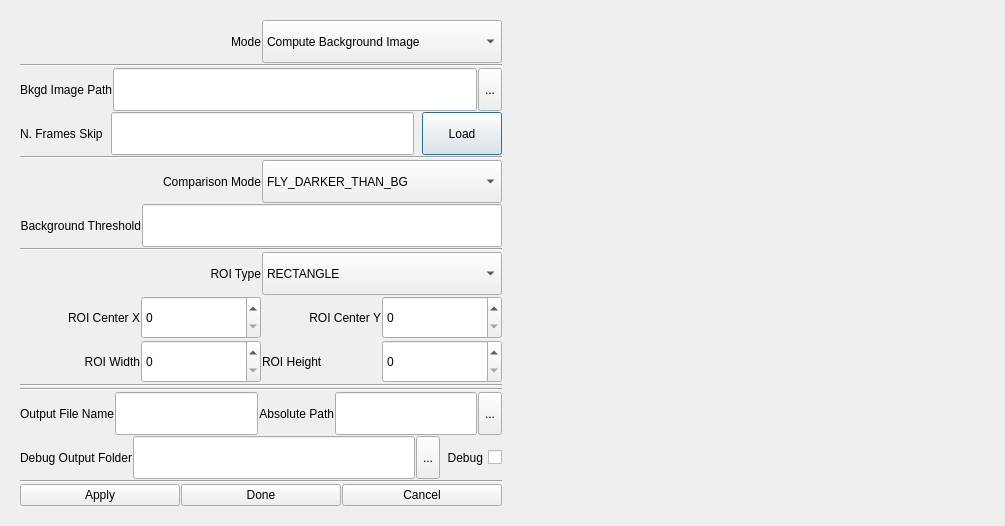
<?xml version="1.0" encoding="UTF-8"?>
<ui version="4.0">
 <class>FlyTrackPluginDialog</class>
 <widget class="QDialog" name="FlyTrackPluginDialog">
  <property name="geometry">
   <rect>
    <x>0</x>
    <y>0</y>
    <width>1005</width>
    <height>526</height>
   </rect>
  </property>
  <property name="sizePolicy">
   <sizepolicy hsizetype="Expanding" vsizetype="Expanding">
    <horstretch>0</horstretch>
    <verstretch>0</verstretch>
   </sizepolicy>
  </property>
  <property name="minimumSize">
   <size>
    <width>907</width>
    <height>472</height>
   </size>
  </property>
  <property name="windowTitle">
   <string>Fly Track Settings</string>
  </property>
  <layout class="QHBoxLayout" name="horizontalLayout_2">
   <item>
    <layout class="QHBoxLayout" name="mainHorizontalLayout">
     <property name="sizeConstraint">
      <enum>QLayout::SetNoConstraint</enum>
     </property>
     <item>
      <widget class="QWidget" name="controlsWidget" native="true">
       <property name="sizePolicy">
        <sizepolicy hsizetype="Preferred" vsizetype="MinimumExpanding">
         <horstretch>0</horstretch>
         <verstretch>0</verstretch>
        </sizepolicy>
       </property>
       <property name="minimumSize">
        <size>
         <width>500</width>
         <height>500</height>
        </size>
       </property>
       <property name="maximumSize">
        <size>
         <width>800</width>
         <height>16777215</height>
        </size>
       </property>
       <layout class="QVBoxLayout" name="verticalLayout_4">
        <item>
         <layout class="QVBoxLayout" name="controlsVerticalLayout">
          <property name="spacing">
           <number>1</number>
          </property>
          <item>
           <layout class="QHBoxLayout" name="horizontalLayout_4">
            <property name="sizeConstraint">
             <enum>QLayout::SetMinimumSize</enum>
            </property>
            <property name="topMargin">
             <number>0</number>
            </property>
            <property name="rightMargin">
             <number>0</number>
            </property>
            <property name="bottomMargin">
             <number>0</number>
            </property>
            <item>
             <widget class="QLabel" name="computeBgModeLabel">
              <property name="text">
               <string>Mode</string>
              </property>
              <property name="alignment">
               <set>Qt::AlignRight|Qt::AlignTrailing|Qt::AlignVCenter</set>
              </property>
             </widget>
            </item>
            <item>
             <widget class="QComboBox" name="computeBgModeComboBox">
              <property name="sizePolicy">
               <sizepolicy hsizetype="Preferred" vsizetype="Preferred">
                <horstretch>0</horstretch>
                <verstretch>0</verstretch>
               </sizepolicy>
              </property>
              <item>
               <property name="text">
                <string>Compute Background Image</string>
               </property>
              </item>
              <item>
               <property name="text">
                <string>Track Fly</string>
               </property>
              </item>
             </widget>
            </item>
           </layout>
          </item>
          <item>
           <widget class="Line" name="line_6">
            <property name="orientation">
             <enum>Qt::Horizontal</enum>
            </property>
           </widget>
          </item>
          <item>
           <layout class="QHBoxLayout" name="bgImageFilePathHorizontalLayout">
            <item>
             <widget class="QLabel" name="bgImageFilePathLabel">
              <property name="sizePolicy">
               <sizepolicy hsizetype="Preferred" vsizetype="Preferred">
                <horstretch>0</horstretch>
                <verstretch>0</verstretch>
               </sizepolicy>
              </property>
              <property name="layoutDirection">
               <enum>Qt::RightToLeft</enum>
              </property>
              <property name="text">
               <string>Bkgd Image Path</string>
              </property>
              <property name="alignment">
               <set>Qt::AlignRight|Qt::AlignTrailing|Qt::AlignVCenter</set>
              </property>
             </widget>
            </item>
            <item>
             <widget class="QLineEdit" name="bgImageFilePathLineEdit">
              <property name="sizePolicy">
               <sizepolicy hsizetype="Expanding" vsizetype="Preferred">
                <horstretch>0</horstretch>
                <verstretch>0</verstretch>
               </sizepolicy>
              </property>
             </widget>
            </item>
            <item>
             <widget class="QToolButton" name="bgImageFilePathToolButton">
              <property name="sizePolicy">
               <sizepolicy hsizetype="Preferred" vsizetype="Preferred">
                <horstretch>0</horstretch>
                <verstretch>0</verstretch>
               </sizepolicy>
              </property>
              <property name="text">
               <string>...</string>
              </property>
             </widget>
            </item>
           </layout>
          </item>
          <item>
           <layout class="QHBoxLayout" name="bgSampleHorizontalLayout">
            <property name="spacing">
             <number>8</number>
            </property>
            <item>
             <widget class="QLabel" name="nFramesSkipLabel">
              <property name="text">
               <string>N. Frames Skip</string>
              </property>
             </widget>
            </item>
            <item>
             <widget class="QLineEdit" name="nFramesSkipLineEdit">
              <property name="sizePolicy">
               <sizepolicy hsizetype="Expanding" vsizetype="Preferred">
                <horstretch>0</horstretch>
                <verstretch>0</verstretch>
               </sizepolicy>
              </property>
             </widget>
            </item>
            <item>
             <widget class="QPushButton" name="loadBgPushButton">
              <property name="sizePolicy">
               <sizepolicy hsizetype="Preferred" vsizetype="Preferred">
                <horstretch>0</horstretch>
                <verstretch>0</verstretch>
               </sizepolicy>
              </property>
              <property name="text">
               <string>Load</string>
              </property>
             </widget>
            </item>
           </layout>
          </item>
          <item>
           <widget class="Line" name="line">
            <property name="orientation">
             <enum>Qt::Horizontal</enum>
            </property>
           </widget>
          </item>
          <item>
           <layout class="QHBoxLayout" name="horizontalLayout_9">
            <item>
             <widget class="QLabel" name="flyVsBgModeLabel">
              <property name="layoutDirection">
               <enum>Qt::RightToLeft</enum>
              </property>
              <property name="text">
               <string>Comparison Mode</string>
              </property>
              <property name="alignment">
               <set>Qt::AlignRight|Qt::AlignTrailing|Qt::AlignVCenter</set>
              </property>
             </widget>
            </item>
            <item>
             <widget class="QComboBox" name="flyVsBgModeComboBox">
              <property name="sizePolicy">
               <sizepolicy hsizetype="Preferred" vsizetype="Preferred">
                <horstretch>0</horstretch>
                <verstretch>0</verstretch>
               </sizepolicy>
              </property>
              <item>
               <property name="text">
                <string>FLY_DARKER_THAN_BG</string>
               </property>
              </item>
              <item>
               <property name="text">
                <string>FLY_BRIGHTER_THAN_BG</string>
               </property>
              </item>
              <item>
               <property name="text">
                <string>FLY_ANY_DIFFERENCE_BG</string>
               </property>
              </item>
             </widget>
            </item>
           </layout>
          </item>
          <item>
           <layout class="QHBoxLayout" name="horizontalLayout_10">
            <item>
             <widget class="QLabel" name="backgroundThresholdLabel">
              <property name="layoutDirection">
               <enum>Qt::RightToLeft</enum>
              </property>
              <property name="text">
               <string>Background Threshold</string>
              </property>
              <property name="alignment">
               <set>Qt::AlignRight|Qt::AlignTrailing|Qt::AlignVCenter</set>
              </property>
             </widget>
            </item>
            <item>
             <widget class="QLineEdit" name="backgroundThresholdLineEdit">
              <property name="sizePolicy">
               <sizepolicy hsizetype="Expanding" vsizetype="Preferred">
                <horstretch>0</horstretch>
                <verstretch>0</verstretch>
               </sizepolicy>
              </property>
              <property name="text">
               <string/>
              </property>
             </widget>
            </item>
           </layout>
          </item>
          <item>
           <widget class="Line" name="line_2">
            <property name="orientation">
             <enum>Qt::Horizontal</enum>
            </property>
           </widget>
          </item>
          <item>
           <layout class="QHBoxLayout" name="horizontalLayout_11">
            <item>
             <widget class="QLabel" name="roiTypeLabel">
              <property name="layoutDirection">
               <enum>Qt::RightToLeft</enum>
              </property>
              <property name="text">
               <string>ROI Type</string>
              </property>
              <property name="alignment">
               <set>Qt::AlignRight|Qt::AlignTrailing|Qt::AlignVCenter</set>
              </property>
             </widget>
            </item>
            <item>
             <widget class="QComboBox" name="roiTypeComboBox">
              <property name="sizePolicy">
               <sizepolicy hsizetype="Preferred" vsizetype="Preferred">
                <horstretch>0</horstretch>
                <verstretch>0</verstretch>
               </sizepolicy>
              </property>
              <item>
               <property name="text">
                <string>RECTANGLE</string>
               </property>
              </item>
             </widget>
            </item>
           </layout>
          </item>
          <item>
           <layout class="QHBoxLayout" name="horizontalLayout_12">
            <item>
             <widget class="QLabel" name="roiCenterXLabel">
              <property name="layoutDirection">
               <enum>Qt::RightToLeft</enum>
              </property>
              <property name="text">
               <string>ROI Center X</string>
              </property>
              <property name="alignment">
               <set>Qt::AlignRight|Qt::AlignTrailing|Qt::AlignVCenter</set>
              </property>
             </widget>
            </item>
            <item>
             <widget class="QSpinBox" name="roiCenterXSpinBox">
              <property name="sizePolicy">
               <sizepolicy hsizetype="Minimum" vsizetype="Preferred">
                <horstretch>0</horstretch>
                <verstretch>0</verstretch>
               </sizepolicy>
              </property>
              <property name="maximum">
               <number>999999999</number>
              </property>
             </widget>
            </item>
            <item>
             <widget class="QLabel" name="roiCenterYLabel">
              <property name="layoutDirection">
               <enum>Qt::RightToLeft</enum>
              </property>
              <property name="text">
               <string>ROI Center Y</string>
              </property>
              <property name="alignment">
               <set>Qt::AlignRight|Qt::AlignTrailing|Qt::AlignVCenter</set>
              </property>
             </widget>
            </item>
            <item>
             <widget class="QSpinBox" name="roiCenterYSpinBox">
              <property name="sizePolicy">
               <sizepolicy hsizetype="Minimum" vsizetype="Preferred">
                <horstretch>0</horstretch>
                <verstretch>0</verstretch>
               </sizepolicy>
              </property>
              <property name="maximum">
               <number>999999999</number>
              </property>
             </widget>
            </item>
           </layout>
          </item>
          <item>
           <layout class="QHBoxLayout" name="horizontalLayout_13">
            <item>
             <widget class="QLabel" name="roiWidthLabel">
              <property name="layoutDirection">
               <enum>Qt::RightToLeft</enum>
              </property>
              <property name="text">
               <string>ROI Width</string>
              </property>
              <property name="alignment">
               <set>Qt::AlignRight|Qt::AlignTrailing|Qt::AlignVCenter</set>
              </property>
             </widget>
            </item>
            <item>
             <widget class="QSpinBox" name="roiWidthSpinBox">
              <property name="sizePolicy">
               <sizepolicy hsizetype="Minimum" vsizetype="Preferred">
                <horstretch>0</horstretch>
                <verstretch>0</verstretch>
               </sizepolicy>
              </property>
              <property name="maximum">
               <number>999999999</number>
              </property>
             </widget>
            </item>
            <item>
             <widget class="QLabel" name="ROIHeightLabel">
              <property name="text">
               <string>ROI Height</string>
              </property>
             </widget>
            </item>
            <item>
             <widget class="QSpinBox" name="ROIHeightSpinBox">
              <property name="sizePolicy">
               <sizepolicy hsizetype="Minimum" vsizetype="Preferred">
                <horstretch>0</horstretch>
                <verstretch>0</verstretch>
               </sizepolicy>
              </property>
             </widget>
            </item>
           </layout>
          </item>
          <item>
           <widget class="Line" name="line_3">
            <property name="orientation">
             <enum>Qt::Horizontal</enum>
            </property>
           </widget>
          </item>
          <item>
           <widget class="Line" name="line_4">
            <property name="orientation">
             <enum>Qt::Horizontal</enum>
            </property>
           </widget>
          </item>
          <item>
           <layout class="QHBoxLayout" name="horizontalLayout_16">
            <item>
             <widget class="QLabel" name="logFileNameLabel">
              <property name="text">
               <string>Output File Name</string>
              </property>
             </widget>
            </item>
            <item>
             <widget class="QLineEdit" name="logFileNameLineEdit">
              <property name="sizePolicy">
               <sizepolicy hsizetype="Expanding" vsizetype="Preferred">
                <horstretch>0</horstretch>
                <verstretch>0</verstretch>
               </sizepolicy>
              </property>
             </widget>
            </item>
            <item>
             <widget class="QLabel" name="logFilePathLabel">
              <property name="layoutDirection">
               <enum>Qt::RightToLeft</enum>
              </property>
              <property name="text">
               <string>Absolute Path</string>
              </property>
              <property name="alignment">
               <set>Qt::AlignRight|Qt::AlignTrailing|Qt::AlignVCenter</set>
              </property>
             </widget>
            </item>
            <item>
             <widget class="QLineEdit" name="logFilePathLineEdit">
              <property name="sizePolicy">
               <sizepolicy hsizetype="Expanding" vsizetype="Preferred">
                <horstretch>0</horstretch>
                <verstretch>0</verstretch>
               </sizepolicy>
              </property>
             </widget>
            </item>
            <item>
             <widget class="QToolButton" name="logFilePathToolButton">
              <property name="sizePolicy">
               <sizepolicy hsizetype="Preferred" vsizetype="Preferred">
                <horstretch>0</horstretch>
                <verstretch>0</verstretch>
               </sizepolicy>
              </property>
              <property name="text">
               <string>...</string>
              </property>
             </widget>
            </item>
           </layout>
          </item>
          <item>
           <layout class="QHBoxLayout" name="horizontalLayout_17">
            <item>
             <widget class="QLabel" name="tmpOutDirLabel">
              <property name="layoutDirection">
               <enum>Qt::RightToLeft</enum>
              </property>
              <property name="text">
               <string>Debug Output Folder</string>
              </property>
              <property name="alignment">
               <set>Qt::AlignRight|Qt::AlignTrailing|Qt::AlignVCenter</set>
              </property>
             </widget>
            </item>
            <item>
             <widget class="QLineEdit" name="tmpOutDirLineEdit">
              <property name="sizePolicy">
               <sizepolicy hsizetype="Expanding" vsizetype="Preferred">
                <horstretch>0</horstretch>
                <verstretch>0</verstretch>
               </sizepolicy>
              </property>
             </widget>
            </item>
            <item>
             <widget class="QToolButton" name="tmpOutDirToolButton">
              <property name="sizePolicy">
               <sizepolicy hsizetype="Preferred" vsizetype="Preferred">
                <horstretch>0</horstretch>
                <verstretch>0</verstretch>
               </sizepolicy>
              </property>
              <property name="text">
               <string>...</string>
              </property>
             </widget>
            </item>
            <item>
             <widget class="QCheckBox" name="DEBUGCheckBox">
              <property name="sizePolicy">
               <sizepolicy hsizetype="Minimum" vsizetype="Preferred">
                <horstretch>0</horstretch>
                <verstretch>0</verstretch>
               </sizepolicy>
              </property>
              <property name="layoutDirection">
               <enum>Qt::RightToLeft</enum>
              </property>
              <property name="text">
               <string>Debug</string>
              </property>
             </widget>
            </item>
           </layout>
          </item>
          <item>
           <widget class="Line" name="line_5">
            <property name="orientation">
             <enum>Qt::Horizontal</enum>
            </property>
           </widget>
          </item>
          <item>
           <layout class="QHBoxLayout" name="buttonHorizontalLayout">
            <item>
             <widget class="QPushButton" name="applyPushButton">
              <property name="sizePolicy">
               <sizepolicy hsizetype="Preferred" vsizetype="Fixed">
                <horstretch>0</horstretch>
                <verstretch>0</verstretch>
               </sizepolicy>
              </property>
              <property name="text">
               <string>Apply</string>
              </property>
             </widget>
            </item>
            <item>
             <widget class="QPushButton" name="donePushButton">
              <property name="sizePolicy">
               <sizepolicy hsizetype="Preferred" vsizetype="Fixed">
                <horstretch>0</horstretch>
                <verstretch>0</verstretch>
               </sizepolicy>
              </property>
              <property name="text">
               <string>Done</string>
              </property>
             </widget>
            </item>
            <item>
             <widget class="QPushButton" name="cancelPushButton">
              <property name="sizePolicy">
               <sizepolicy hsizetype="Preferred" vsizetype="Fixed">
                <horstretch>0</horstretch>
                <verstretch>0</verstretch>
               </sizepolicy>
              </property>
              <property name="text">
               <string>Cancel</string>
              </property>
             </widget>
            </item>
           </layout>
          </item>
         </layout>
        </item>
       </layout>
      </widget>
     </item>
     <item>
      <widget class="QLabel" name="previewImageLabel">
       <property name="sizePolicy">
        <sizepolicy hsizetype="Expanding" vsizetype="Expanding">
         <horstretch>0</horstretch>
         <verstretch>0</verstretch>
        </sizepolicy>
       </property>
       <property name="minimumSize">
        <size>
         <width>500</width>
         <height>500</height>
        </size>
       </property>
       <property name="baseSize">
        <size>
         <width>500</width>
         <height>500</height>
        </size>
       </property>
       <property name="mouseTracking">
        <bool>false</bool>
       </property>
       <property name="text">
        <string/>
       </property>
      </widget>
     </item>
    </layout>
   </item>
  </layout>
 </widget>
 <resources/>
 <connections/>
</ui>
